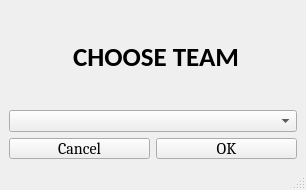
<?xml version="1.0" encoding="UTF-8"?>
<ui version="4.0">
 <class>MainWindow</class>
 <widget class="QMainWindow" name="MainWindow">
  <property name="geometry">
   <rect>
    <x>0</x>
    <y>0</y>
    <width>306</width>
    <height>190</height>
   </rect>
  </property>
  <property name="windowTitle">
   <string>MainWindow</string>
  </property>
  <property name="styleSheet">
   <string notr="true">padding: 0px</string>
  </property>
  <widget class="QWidget" name="centralwidget">
   <layout class="QHBoxLayout" name="horizontalLayout_6">
    <item>
     <layout class="QHBoxLayout" name="horizontalLayout_5">
      <item>
       <layout class="QVBoxLayout" name="verticalLayout_5">
        <item>
         <widget class="QLabel" name="Label">
          <property name="maximumSize">
           <size>
            <width>1000</width>
            <height>1000</height>
           </size>
          </property>
          <property name="font">
           <font>
            <family>Calibri</family>
            <pointsize>20</pointsize>
            <weight>75</weight>
            <bold>true</bold>
           </font>
          </property>
          <property name="styleSheet">
           <string notr="true">padding:0px</string>
          </property>
          <property name="text">
           <string> CHOOSE TEAM</string>
          </property>
          <property name="scaledContents">
           <bool>false</bool>
          </property>
          <property name="alignment">
           <set>Qt::AlignCenter</set>
          </property>
          <property name="wordWrap">
           <bool>false</bool>
          </property>
         </widget>
        </item>
        <item>
         <widget class="QComboBox" name="comboBox">
          <property name="styleSheet">
           <string notr="true">height:20px</string>
          </property>
         </widget>
        </item>
        <item>
         <layout class="QHBoxLayout" name="horizontalLayout_4">
          <property name="topMargin">
           <number>0</number>
          </property>
          <item>
           <widget class="QPushButton" name="cancel_btn">
            <property name="font">
             <font>
              <family>Cambria</family>
              <pointsize>12</pointsize>
              <weight>50</weight>
              <bold>false</bold>
             </font>
            </property>
            <property name="text">
             <string>Cancel</string>
            </property>
           </widget>
          </item>
          <item>
           <widget class="QPushButton" name="ok_btn">
            <property name="font">
             <font>
              <family>Cambria</family>
              <pointsize>12</pointsize>
              <weight>50</weight>
              <bold>false</bold>
             </font>
            </property>
            <property name="text">
             <string>OK</string>
            </property>
           </widget>
          </item>
         </layout>
        </item>
       </layout>
      </item>
     </layout>
    </item>
   </layout>
  </widget>
  <widget class="QMenuBar" name="menubar">
   <property name="geometry">
    <rect>
     <x>0</x>
     <y>0</y>
     <width>306</width>
     <height>21</height>
    </rect>
   </property>
  </widget>
  <widget class="QStatusBar" name="statusbar"/>
 </widget>
 <resources/>
 <connections/>
</ui>
